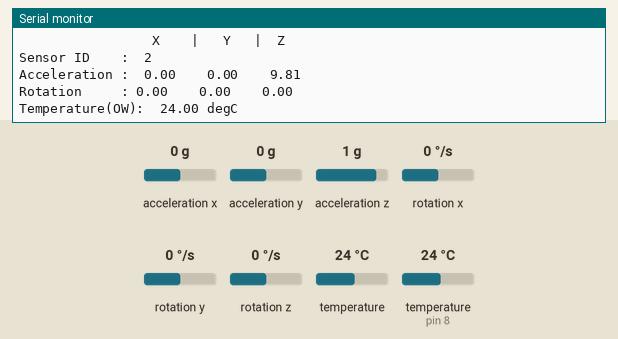
The sketch below on a simulated Arduino Uno, built with avr-gcc and run on an emulated ATmega328P. Shown: the last lines printed to the serial monitor. The test bench sets the inputs (shaded band); at power-on: acceleration x 0 g, temperature (sensor on pin 8) 24 °C, acceleration y 0 g, acceleration z 1 g, rotation x 0 °/s, rotation y 0 °/s, rotation z 0 °/s, temperature 24 °C. No radio packets arrive unless stated.

Above: at 1.3 s.
1.4 s: acceleration x set to -1.4 g
At 5.5 s:
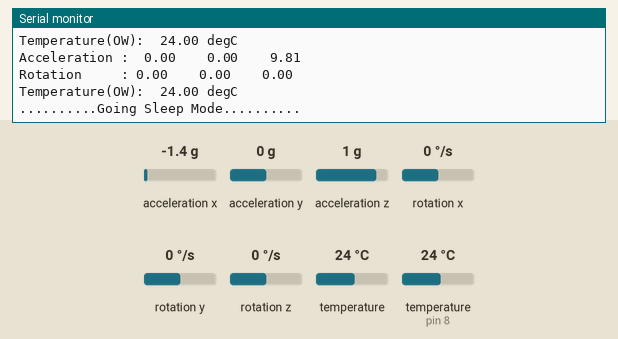
10.4 s: temperature (sensor on pin 8) set to 12 °C
At 17.4 s:
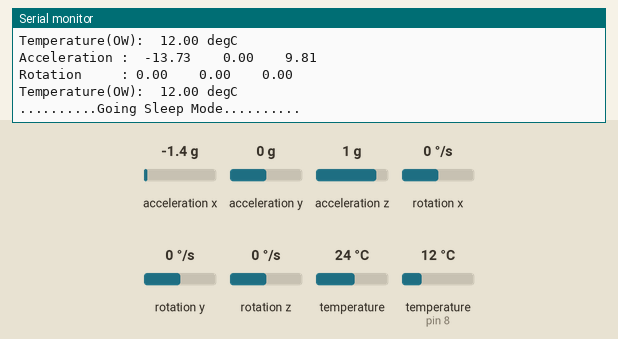
19.4 s: acceleration y set to -1.4 g
At 27.9 s:
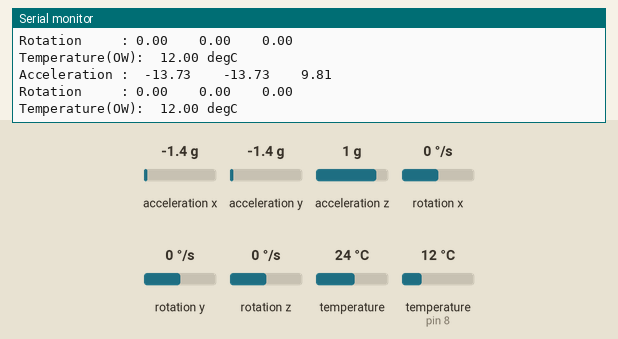
28.4 s: acceleration z set to -1.4 g
At 37.24 s:
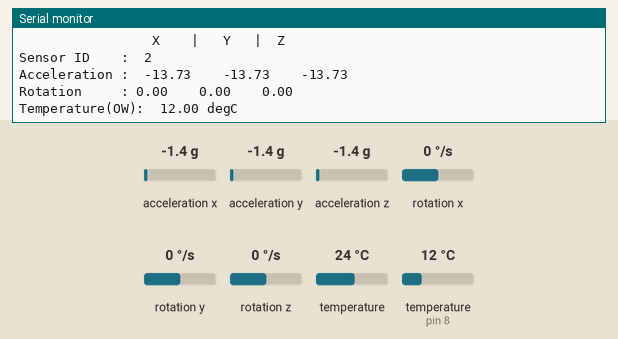
37.4 s: temperature (sensor on pin 8) set to 19 °C
At 41.3 s:
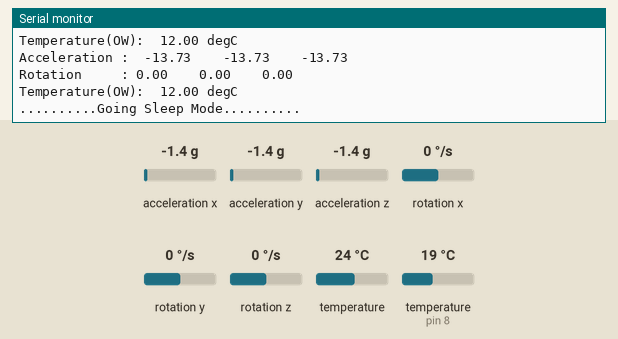
46.4 s: rotation x set to -192 °/s
At 53.3 s:
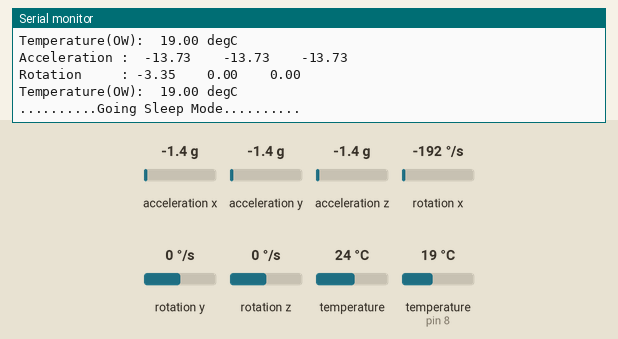
Timing chart, 0 to 54.8 s (numbered marks = the images above; inputs shaded):
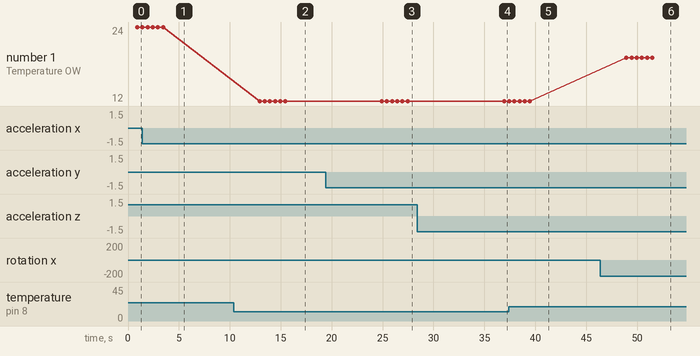

Measured:
- after the input at 10.4 s, the serial monitor: prints a new line after 2.5 s (image 2)
- after the input at 19.4 s, the serial monitor: prints a new line after 5.5 s (image 3)
- after the input at 28.4 s, the serial monitor: prints a new line after 8.5 s (image 4)
- after the input at 46.4 s, the serial monitor: prints a new line after 2.5 s (image 6)
- plotted number 1: 24 → 12 after the input at 10.4 s

The sketch:

kgf_tag_main.ino
```cpp
#include <Adafruit_MPU6050.h>
#include <Adafruit_Sensor.h>
#include <OneWire.h>
#include <DallasTemperature.h>
#include <Wire.h>
#include <SPI.h>
#include <Wire.h>
#include "nRF24L01.h"
#include "RF24.h"
#include "printf.h"


#include "LowPower.h"
#include "serialDisplay.h"

#define CE_PIN 9
#define CSN_PIN 10

unsigned long start_timer;
unsigned long end_timer;


//#include <ArduinoJson.h>

Adafruit_MPU6050 mpu;
//StaticJsonDocument<1000> mpuData;


void mpuTest();
void setAccRange();
void setGyroRange();
void setFilter();
void sleepMode();
void displayData();
void displayDataSingleStruct();
void readData();
void displayJsonData();
void readDataSingleStruct();
void radioTest();
void transmitData();
void readOneWireTemp();
void setRole();  // declare a prototype; definition is found after the loop()


// instantiate an object for the nRF24L01 transceiver
RF24 radio(CE_PIN, CSN_PIN);


int oneWireTemp = 8;
OneWire oneWire(oneWireTemp);
DallasTemperature tempSensor(&oneWire);


//const uint64_t pipe_1 = 0x7878787878LL;
const uint64_t pipe_2 = 0xB3B4B5B6F1LL;


//struct gyroscope {
//  float x, y, z;
//
//} gyroscope;
//
//struct accelerometer {
//  float x, y, z;
//} accelerometer;
//
//struct temperature {
//  float value;
//} temperature;
//


struct PayloadStruct {

  unsigned long nodeID;
//  unsigned long payloadID;
  float ax;
  float ay;
  float az;
  float gx;
  float gy;
  float gz;
//  float temp;
  float sensorTemp;

};

PayloadStruct payload;


void setup() {
  Serial.begin(115200);
  while (!Serial) {
    // some boards need to wait to ensure access to serial over USB
  }
  Serial.println("....Transmitter Started !....");
  Wire.begin();
  tempSensor.begin();

  radioTest();
  setRole();
  mpuTest();
  setAccRange();
  setGyroRange();
  setFilter();

  Serial.println("");
  delay(100);

}

void loop() {
  //  readData();
  readDataSingleStruct();
//  readOneWireTemp();
  displayDataSingleStruct();
  transmitData();
  //  displayData();
  //  displayJsonData();
  delay(100);
  sleepMode();
}


void sleepMode() {
  Serial.println();
  Serial.println("..........Going Sleep Mode..........");
  Serial.println("");
  Serial.println("");
  delay(100);
  LowPower.powerDown(SLEEP_8S, ADC_OFF, BOD_OFF);
}


void radioTest() {

  // initialize the transceiver on the SPI bus
  if (!radio.begin()) {
    Serial.println(F("radio hardware is not responding!!"));
    while (1) {}  // hold in infinite loop
  }

  radio.setPALevel(RF24_PA_LOW);  // RF24_PA_MAX is default.
  radio.setPayloadSize(sizeof(payload));  // 2x int datatype occupy 8 bytes

}


void setRole() {

  // set the payload's nodeID & reset the payload's identifying number
//  payload.nodeID = 1;
  payload.nodeID = 2;
//  payload.payloadID = 0;
  payload.ax = 0;
  payload.ay = 0;
  payload.az = 0;
  payload.gx = 0;
  payload.gy = 0;
  payload.gz = 0;
  payload.sensorTemp = 0;

  // Set the address on pipe 0 to the RX node.
  radio.stopListening();  // put radio in TX mode
//  radio.openWritingPipe(pipe_1);
  radio.openWritingPipe(pipe_2);

}


void transmitData(){

  start_timer = micros();                  // start the timer
  bool report = radio.write(&payload, sizeof(payload));  // transmit & save the report
  end_timer = micros();                    // end the timer

  if (report) {
    // payload was delivered

    Serial.println(" Data Delivered Successfully!");
    displayDataSingleStruct();

  } else {
    Serial.println(F("Transmission failed or timed out"));  // payload was not delivered
  }
//  payload.payloadID++;  // increment payload number

}


void mpuTest() {
  Serial.println("\n\n......MPU6050 test!......");

  // Try to initialize!
  if (!mpu.begin()) {
    Serial.println("\n\n.....Failed to find MPU6050 chip.....");
    while (1) {
      delay(10);
    }
  }
  Serial.println("\n\n......MPU6050 Found!......");
}

void readDataSingleStruct() {
  /* Get new sensor events with the readings */
  sensors_event_t a, g, temp;
  mpu.getEvent(&a, &g, &temp);
  tempSensor.requestTemperatures();

  payload.ax = a.acceleration.x;
  payload.ay = a.acceleration.y;
  payload.az = a.acceleration.z;

  payload.gx = g.gyro.x;
  payload.gy = g.gyro.y;
  payload.gz = g.gyro.z;

  payload.sensorTemp = tempSensor.getTempCByIndex(0);

//  payload.temp = temp.temperature;
//  sensorData.sensorID = 2;


}

void readOneWireTemp(){
  tempSensor.requestTemperatures();
  payload.sensorTemp = tempSensor.getTempCByIndex(0);
}


//void readData() {
//
//  /* Get new sensor events with the readings */
//  sensors_event_t a, g, temp;
//  mpu.getEvent(&a, &g, &temp);
//
//  accelerometer.x = a.acceleration.x;
//  accelerometer.y = a.acceleration.y;
//  accelerometer.z = a.acceleration.z;
//
//  gyroscope.x = g.gyro.x;
//  gyroscope.y = g.gyro.y;
//  gyroscope.z = g.gyro.z;
//
//  temperature.value = temp.temperature;
//
//
//  String gyro,accl;
//  gyro = String(gyroscope.x) + "," + String(gyroscope.y) + "," + String(gyroscope.z);
//  accl = String(accelerometer.x) + "," + String(accelerometer.y) + "," + String(accelerometer.z);
//
//  mpuData["GyroscopeX"] = gyro;
//  mpuData["Accelerometer"] = accl;
//
//
//}

void setAccRange() {

  mpu.setAccelerometerRange(MPU6050_RANGE_8_G);
  Serial.print("Accelerometer range set to: ");
  switch (mpu.getAccelerometerRange()) {
    case MPU6050_RANGE_2_G:
      Serial.println("+-2G");
      break;
    case MPU6050_RANGE_4_G:
      Serial.println("+-4G");
      break;
    case MPU6050_RANGE_8_G:
      Serial.println("+-8G");
      break;
    case MPU6050_RANGE_16_G:
      Serial.println("+-16G");
      break;
  }
}


void setGyroRange() {
  mpu.setGyroRange(MPU6050_RANGE_500_DEG);
  Serial.print("Gyro range set to: ");
  switch (mpu.getGyroRange()) {
    case MPU6050_RANGE_250_DEG:
      Serial.println("+- 250 deg/s");
      break;
    case MPU6050_RANGE_500_DEG:
      Serial.println("+- 500 deg/s");
      break;
    case MPU6050_RANGE_1000_DEG:
      Serial.println("+- 1000 deg/s");
      break;
    case MPU6050_RANGE_2000_DEG:
      Serial.println("+- 2000 deg/s");
      break;
  }
}

void setFilter() {
  mpu.setFilterBandwidth(MPU6050_BAND_21_HZ);
  Serial.print("Filter bandwidth set to: ");
  switch (mpu.getFilterBandwidth()) {
    case MPU6050_BAND_260_HZ:
      Serial.println("260 Hz");
      break;
    case MPU6050_BAND_184_HZ:
      Serial.println("184 Hz");
      break;
    case MPU6050_BAND_94_HZ:
      Serial.println("94 Hz");
      break;
    case MPU6050_BAND_44_HZ:
      Serial.println("44 Hz");
      break;
    case MPU6050_BAND_21_HZ:
      Serial.println("21 Hz");
      break;
    case MPU6050_BAND_10_HZ:
      Serial.println("10 Hz");
      break;
    case MPU6050_BAND_5_HZ:
      Serial.println("5 Hz");
      break;
  }
}


//void displayJsonData(){
//  for (int i = 0; i < 3; i++) {
//      serializeJsonPretty(mpuData, Serial);
//    }
//}
//
//void displayData(){
//
//   /* Print out the values */
//  Serial.print("Acceleration X: ");
//  Serial.print(accelerometer.x);
//  Serial.print(", Y: ");
//  Serial.print(accelerometer.y);
//  Serial.print(", Z: ");
//  Serial.print(accelerometer.z);
//  Serial.println(" m/s^2");
//
//  Serial.print("Rotation X: ");
//  Serial.print(gyroscope.x);
//  Serial.print(", Y: ");
//  Serial.print(gyroscope.y);
//  Serial.print(", Z: ");
//  Serial.print(gyroscope.z);
//  Serial.println(" rad/s");
//
//  Serial.print("Temperature: ");
//  Serial.print(temperature.value);
//  Serial.println(" degC");
//
//  Serial.println("");
//  delay(500);
//}

void displayDataSingleStruct() {

  /* Print out the values */

  Serial.println("........MPU Sensor Data............");
  Serial.println();
  Serial.println("                 X    |   Y   |  Z");
  Serial.println();
  Serial.print("Sensor ID    :  ");
  Serial.println(payload.nodeID);

  for (int i = 0; i < 3; i++) {
    Serial.print("Acceleration :  ");

    Serial.print(payload.ax);
    Serial.print("    ");
    Serial.print(payload.ay);
    Serial.print("    ");
    Serial.print(payload.az);

    Serial.println();

    Serial.print("Rotation     : ");
    Serial.print(payload.gx);
    Serial.print("    ");
    Serial.print(payload.gy);
    Serial.print("    ");
    Serial.print(payload.gz);
    Serial.println();
//
//    Serial.print("Temperature  :  ");
//    Serial.print(payload.temp);
//    Serial.println(" degC");


    Serial.print("Temperature(OW):  ");
    Serial.print(payload.sensorTemp);
    Serial.println(" degC");

    Serial.println("");
    delay(500);
  }

}
```

serialDisplay.cpp
```cpp
#include "serialDisplay.h"
#include <Arduino.h>


void helloFromFunction(){
  Serial.println("Hello from function");
}
```

serialDisplay.h
```cpp
#ifndef SERIALDISPLAY_H
#define SERIALDISPLAY_H


void helloFromFunction();


#endif
```
